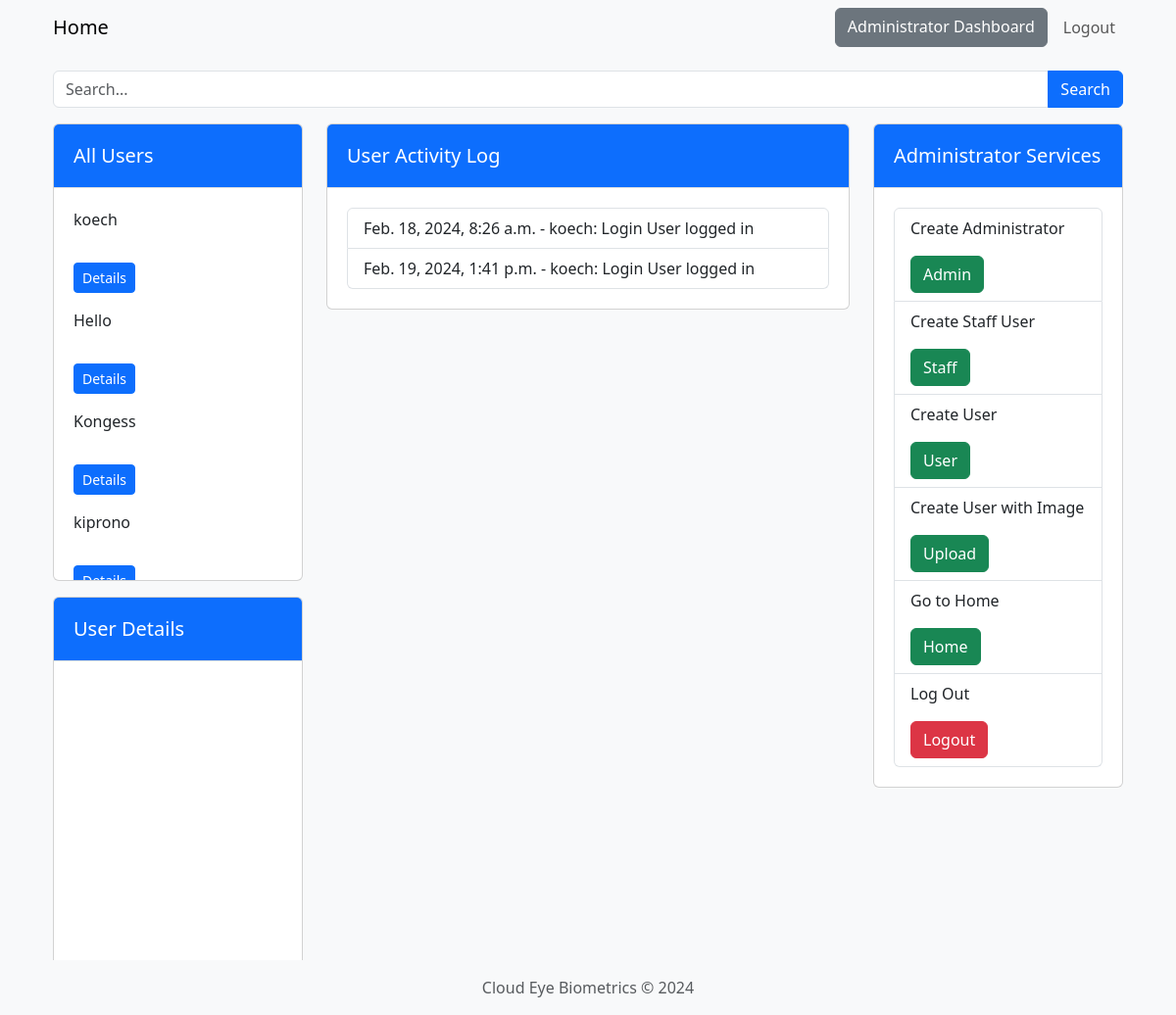
/adminDashboard/ (signed in), run on an earlier commit of the app's database.
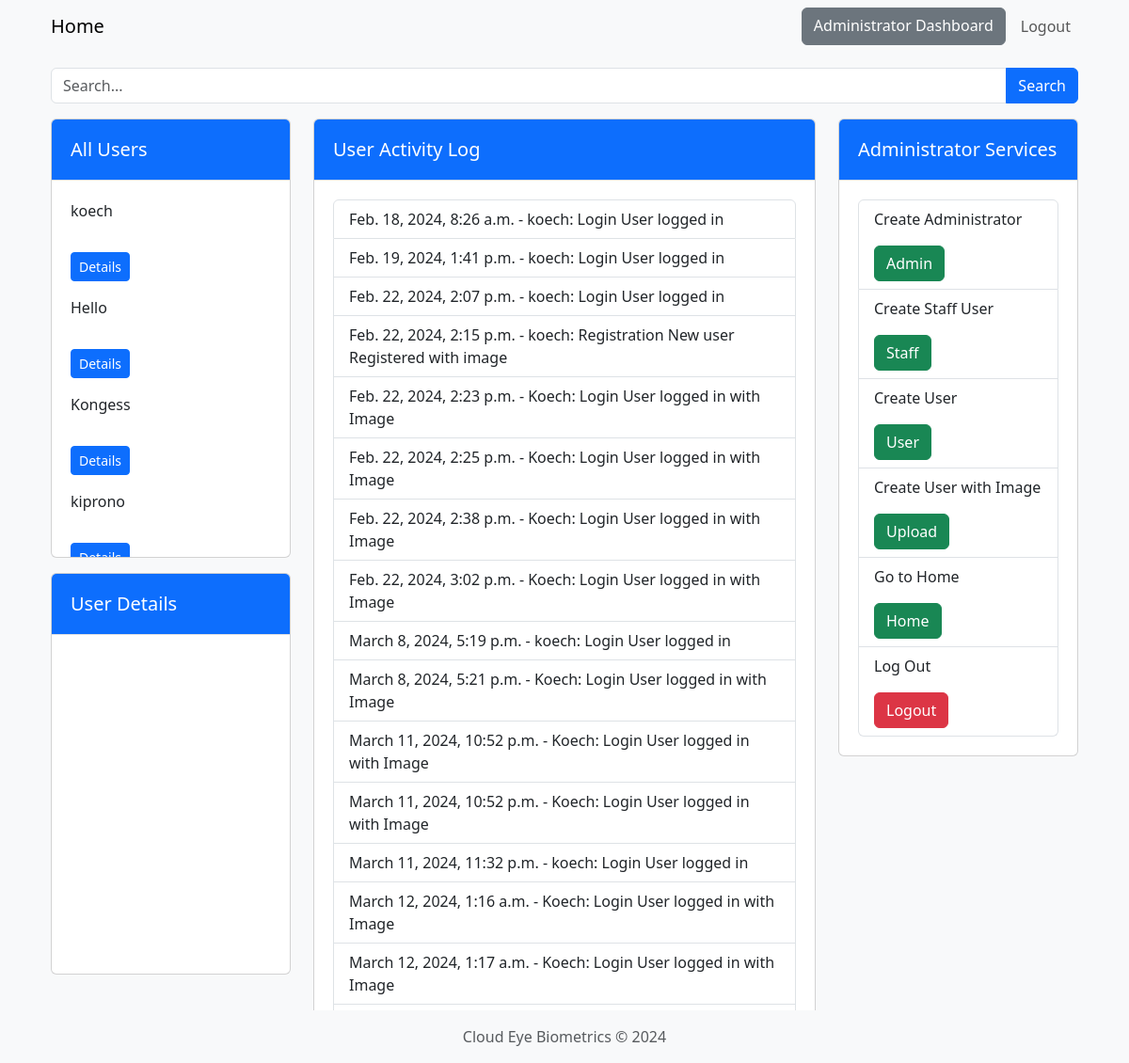
And on a later commit of the database.
### main/models.py (models this page shows)
class UserActivityLog(models.Model):
    user = models.ForeignKey(User, on_delete=models.CASCADE)
    activity_type = models.CharField(max_length=100)
    timestamp = models.DateTimeField(auto_now_add=True)
    details = models.TextField(blank=True, null=True)

### main/views.py (the view, shortened to what this page needs)
# urls.py: path('adminDashboard/', views.user_activity_log, name='user_activity_log'),
@user_passes_test(lambda u: u.is_staff or u.is_superuser)
def user_activity_log(request, user_id=None):
    user_activity_logs = UserActivityLog.objects.all()
    all_users = User.objects.all()
    user_details = None
    if request.method == 'POST':
        user_id = request.POST.get('user_id')
    query = request.GET.get('q')
    if query:
        all_users = all_users.filter(username__icontains=query)
        user_activity_logs = user_activity_logs.filter(user__contains=query)
    context = {
        'all_users': all_users,
        'user_activity_logs': user_activity_logs,
        'user_details': user_details,
    }
    return render(request, 'main/user_activity_log.html', context)

### main/templates/main/user_activity_log.html (shortened to what this page needs)
{% extends 'main/base2.html' %}
{% block content %}
<div class="container-fluid mt-3">
    <div class="row">
        <div class="col-md-12">
            <form method="GET" action="{% url 'user_activity_log' %}">
                <div class="input-group">
                    <input type="text" name="q" class="form-control" placeholder="Search..." value="{{ request.GET.q }}">
                    <button type="submit" class="btn btn-primary">Search</button>
                </div>
            </form>
        </div>
    </div>
</div>
<div class="container-fluid">
    <div class="row">
        <div class="col-md-3">
            <div class="card mt-3">
                <div class="card-header bg-primary text-white">
                    <h5 class="card-title text-white">All Users</h5>
                </div>
                <div class="card-body" style="height: 50vh; overflow-y: auto;">
                    <ul class="list-group">
                        {% for user in all_users %}
                            <div class="row">
                                <p>{{ user.username }}</p>
                                <p>
                                    <form method="post">
                                        <button type="submit" class="btn btn-primary btn-sm">Details</button>
                                    </form>
                                </p>
                            </div>
                        {% endfor %}
                    </ul>
                </div>
            </div>
            <div class="card mt-3">
                <div class="card-header bg-primary text-white">
                    <h5 class="card-title text-white" >User Details</h5>
                </div>
                <div class="card-body" style="height: 45vh; overflow-y: auto;">
                </div>
            </div>
        </div>
        <div class="col-md-6">
            <div class="card mt-3">
                <div class="card-header bg-primary text-white">
                    <h5 class="card-title text-white">User Activity Log</h5>
                </div>
                <div class="card-body" style="height: 100%; overflow-y: auto;">
                    <ul class="list-group" id="userActivityLog">
                        {% for log in user_activity_logs %}
                            <li class="list-group-item">{{ log.timestamp }} - {{ log.user }}: {{ log.activity_type }} {{ log.details }}</li>
                        {% endfor %}
                    </ul>
                </div>
            </div>
        </div>
        <div class="col-md-3">
            <div class="card mt-3">
                <div class="card-header bg-primary text-white">
                    <h5 class="card-title text-white">Administrator Services</h5>
                </div>
                <div class="card-body">
                    <ul class="list-group">
                        <li class="list-group-item">
                            <blockquote>Create Administrator</blockquote>
                            <a href="{% url 'create_superuser' %}" class="btn btn-success btn-block">Admin</a>
                        </li>
                        <li class="list-group-item">
                            <blockquote>Create Staff User</blockquote>
                            <a href="{% url 'create_staffuser' %}" class="btn btn-success btn-block">Staff</a>
                        </li>
                        <li class="list-group-item">
                            <blockquote>Create User</blockquote>
                            <a href="{% url 'register' %}" class="btn btn-success btn-block">User</a>
                        </li>
                        <li class="list-group-item">
                            <blockquote>Create User with Image</blockquote>
                            <a href="{% url 'upload_image' %}" class="btn btn-success btn-block">Upload</a>
                        </li>
                        <li class="list-group-item">
                            <blockquote>Go to Home</blockquote>
                            <a href="{% url 'main-home' %}" class="btn btn-success btn-block">Home</a>
                        </li>
                        <li class="list-group-item">
                            <blockquote>Log Out</blockquote>
                            <a href="{% url 'logout' %}" class="btn btn-danger btn-block">Logout</a>
                        </li>
                    </ul>
                </div>
            </div>
        </div>
    </div>
</div>
{% endblock %}

### main/templates/main/base2.html (shortened to what this page needs)
<!DOCTYPE html>
<html lang="en">
<head>
    <link href="https://cdn.jsdelivr.net/npm/bootstrap@5.3.2/dist/css/bootstrap.min.css" rel="stylesheet">
</head>
<body class="bg-light">
    <div class="container">
        {%include "main/navbar.html"%}
                {% block content %}{% endblock %}
    </div>
    <footer class="footer mt-auto py-3 bg-light fixed-bottom">
        <div class="container text-center">
            <span class="text-muted">Cloud Eye Biometrics &copy; {% now "Y" %}</span>
        </div>
    </footer>
</body>
</html>

### main/templates/main/navbar.html (shortened to what this page needs)
<nav class="navbar navbar-expand-lg navbar-light bg-light">
    <div class="container-fluid">
        <a class="navbar-brand" href="{% url 'main-home' %}">Home</a>
        <div class="collapse navbar-collapse" id="navbarNav">
            <ul class="navbar-nav">
                {% if user.is_superuser %}
    <a href="{% url 'user_activity_log' %}" class="btn btn-secondary mx-2">Administrator Dashboard</a>
    <a class="nav-link btn btn-danger" href="{% url 'logout' %}">Logout</a>
{% endif %}
            </ul>
        </div>
    </div>
</nav>

### main/templates/main/base2.html (style rules this page uses)
.card-header { background-color: #f0f0f0; padding: 20px; border-bottom: 1px solid #e0e0e0; }
.card-title { margin: 0; font-size: 20px; color: #333; }
.card-body { padding: 20px; }

What changed in the data, as far as the page shows it:
added UserActivityLog: timestamp "Feb. 22, 2024, 2:07 p.m.", user "koech", activity_type "Login", details "User logged in"
added UserActivityLog: timestamp "Feb. 22, 2024, 2:15 p.m.", user "koech", activity_type "Registration", details "New user Registered with image"
added UserActivityLog: timestamp "Feb. 22, 2024, 2:23 p.m.", user "Koech", activity_type "Login", details "User logged in with Image"
added UserActivityLog: timestamp "Feb. 22, 2024, 2:25 p.m.", user "Koech", activity_type "Login", details "User logged in with Image"
added UserActivityLog: timestamp "Feb. 22, 2024, 2:38 p.m.", user "Koech", activity_type "Login", details "User logged in with Image"
added UserActivityLog: timestamp "Feb. 22, 2024, 3:02 p.m.", user "Koech", activity_type "Login", details "User logged in with Image"
added UserActivityLog: timestamp "March 8, 2024, 5:19 p.m.", user "koech", activity_type "Login", details "User logged in"
added UserActivityLog: timestamp "March 8, 2024, 5:21 p.m.", user "Koech", activity_type "Login", details "User logged in with Image"
added UserActivityLog: timestamp "March 11, 2024, 10:52 p.m.", user "Koech", activity_type "Login", details "User logged in with Image"
added UserActivityLog: timestamp "March 11, 2024, 10:52 p.m.", user "Koech", activity_type "Login", details "User logged in with Image"
added UserActivityLog: timestamp "March 11, 2024, 11:32 p.m.", user "koech", activity_type "Login", details "User logged in"
added UserActivityLog: timestamp "March 12, 2024, 1:16 a.m.", user "Koech", activity_type "Login", details "User logged in with Image"
added UserActivityLog: timestamp "March 12, 2024, 1:17 a.m.", user "Koech", activity_type "Login", details "User logged in with Image"
